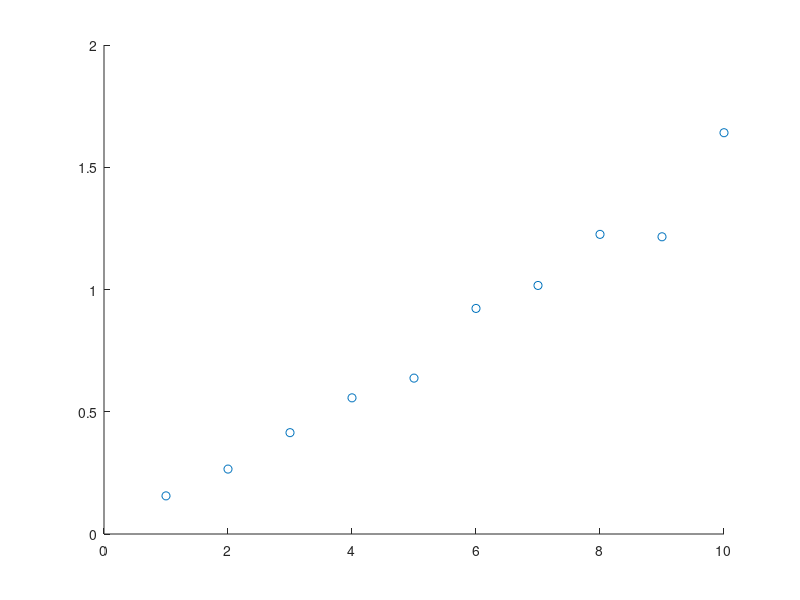

Write MATLAB code to recreate this figure.
%% Clear, paths, seed
clear;

%% Plot
x = [1, 2, 3, 4, 5, 6, 7, 8, 9, 10]; % mio. datapoints
y = [0.155977, 0.265526, 0.414523, 0.556928, 0.637555, 0.922585, 1.016565, 1.225488, 1.215632, 1.641271]; % called "compute time"

scatter(x,y);